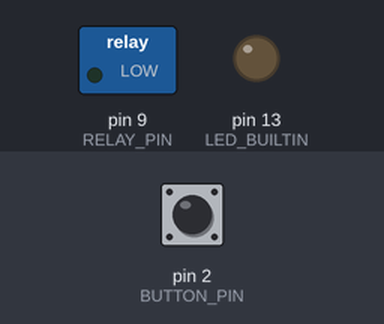
This sketch was run on a simulated Arduino Uno, built with avr-gcc and run on an emulated ATmega328P. On the bench: switched loads named in the sketch (green lamp = pin HIGH), output pins drawn as LEDs (lit = HIGH). Inputs (shaded band) come from the test bench; at power-on: pin 2 (BUTTON_PIN) HIGH.

Above: at 1.2 s.
1.3 s: pin 2 (BUTTON_PIN) pulled LOW for 0.15 s
At 11.6 s:
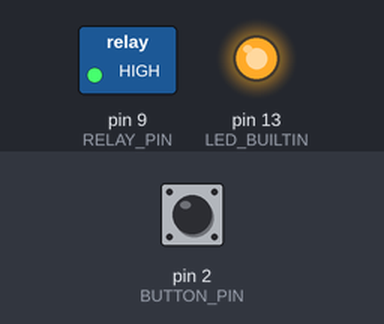
Timing chart, 0 to 11.9 s (numbered marks = the images above; inputs shaded):
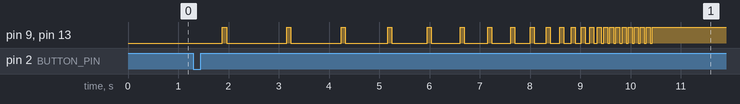

The sketch:

ironman-reactor-relay.ino
```cpp
/*
  Iron Man Reactor — relay version
  Keyestudio KS0077/KS0078/KS0079 + 5V relay module + HT-5W

  Wiring:
    Relay S/IN -> D9
    Relay +/VCC -> 5V
    Relay -/GND -> GND

    Button:
    D2 -> button -> GND
    (uses INPUT_PULLUP, no external resistor needed)

  Relay contacts:
    power supply + -> COM
    NO -> HT-5W +
    HT-5W - -> power supply -

  IMPORTANT:
  The lamp must be powered from a source with the correct voltage for HT-5W.
  Do not power the HT-5W from Arduino D9.
*/

const byte RELAY_PIN  = 9;
const byte BUTTON_PIN = 2;

// Keyestudio KS0011-type relay is normally active HIGH.
// If your relay works in reverse, change true to false.
const bool RELAY_ACTIVE_HIGH = true;
const unsigned long DOUBLE_PRESS_WINDOW_MS = 400;

bool reactorOn = false;
bool waitingForSecondPress = false;
unsigned long firstPressTime = 0;

void relaySet(bool on) {
  byte level;

  if (RELAY_ACTIVE_HIGH) {
    level = on ? HIGH : LOW;
  } else {
    level = on ? LOW : HIGH;
  }

  digitalWrite(RELAY_PIN, level);
  digitalWrite(LED_BUILTIN, on ? HIGH : LOW);
}

void flashRelay(unsigned int onMs, unsigned int offMs) {
  relaySet(true);
  delay(onMs);
  relaySet(false);
  delay(offMs);
}

bool buttonPressed() {
  if (digitalRead(BUTTON_PIN) != LOW) return false;

  delay(30);  // debounce
  if (digitalRead(BUTTON_PIN) != LOW) return false;

  while (digitalRead(BUTTON_PIN) == LOW) {
    delay(5);
  }

  delay(30);
  return true;
}

void reactorStart() {
  reactorOn = false;
  relaySet(false);

  // Short flashes get closer together until the reactor is fully lit.
  // The final 80 ms on / 40 ms off pulses are about as fast as a mechanical
  // relay should be switched for this effect.
  const unsigned int offTimes[] = {
    1200, 1000, 850, 700, 580, 470, 380, 300,
    240, 190, 150, 115, 90, 70, 55, 40
  };
  for (byte i = 0; i < sizeof(offTimes) / sizeof(offTimes[0]); i++) {
    flashRelay(80, offTimes[i]);
  }

  // Brief rapid burst before the reactor stays on.
  for (byte i = 0; i < 7; i++) {
    flashRelay(80, 40);
  }

  relaySet(false);
  // delay(350);

  // Reactor online: stay lit until the button is pressed again.
  relaySet(true);
  reactorOn = true;
}

void reactorStop() {
  relaySet(false);
  reactorOn = false;
}

void setup() {
  pinMode(RELAY_PIN, OUTPUT);
  pinMode(BUTTON_PIN, INPUT_PULLUP);
  pinMode(LED_BUILTIN, OUTPUT);

  relaySet(false);
}

void loop() {
  if (!reactorOn && waitingForSecondPress &&
      millis() - firstPressTime > DOUBLE_PRESS_WINDOW_MS) {
    waitingForSecondPress = false;
    reactorStart();
    return;
  }

  if (buttonPressed()) {
    if (reactorOn) {
      reactorStop();
      waitingForSecondPress = false;
    } else if (waitingForSecondPress &&
               millis() - firstPressTime <= DOUBLE_PRESS_WINDOW_MS) {
      waitingForSecondPress = false;
      relaySet(true);
      reactorOn = true;
    } else {
      waitingForSecondPress = true;
      firstPressTime = millis();
    }
  }
}
```
